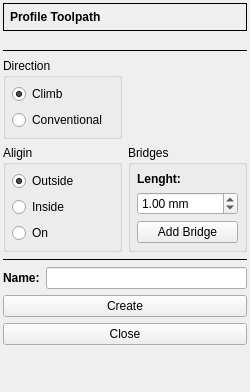
<?xml version="1.0" encoding="UTF-8"?>
<ui version="4.0">
 <class>ProfileForm</class>
 <widget class="QWidget" name="ProfileForm">
  <property name="geometry">
   <rect>
    <x>0</x>
    <y>0</y>
    <width>250</width>
    <height>392</height>
   </rect>
  </property>
  <property name="minimumSize">
   <size>
    <width>250</width>
    <height>0</height>
   </size>
  </property>
  <property name="windowTitle">
   <string>Form</string>
  </property>
  <layout class="QFormLayout" name="formLayout">
   <property name="labelAlignment">
    <set>Qt::AlignRight|Qt::AlignTrailing|Qt::AlignVCenter</set>
   </property>
   <property name="leftMargin">
    <number>3</number>
   </property>
   <property name="topMargin">
    <number>3</number>
   </property>
   <property name="rightMargin">
    <number>3</number>
   </property>
   <property name="bottomMargin">
    <number>3</number>
   </property>
   <item row="0" column="0" colspan="2">
    <widget class="QFrame" name="frame">
     <property name="sizePolicy">
      <sizepolicy hsizetype="Preferred" vsizetype="Fixed">
       <horstretch>0</horstretch>
       <verstretch>0</verstretch>
      </sizepolicy>
     </property>
     <property name="frameShape">
      <enum>QFrame::Box</enum>
     </property>
     <property name="frameShadow">
      <enum>QFrame::Plain</enum>
     </property>
     <layout class="QVBoxLayout" name="verticalLayout_2">
      <property name="leftMargin">
       <number>6</number>
      </property>
      <property name="topMargin">
       <number>6</number>
      </property>
      <property name="rightMargin">
       <number>6</number>
      </property>
      <property name="bottomMargin">
       <number>6</number>
      </property>
      <item>
       <widget class="QLabel" name="label">
        <property name="font">
         <font>
          <weight>75</weight>
          <bold>true</bold>
         </font>
        </property>
        <property name="text">
         <string>Profile Toolpath</string>
        </property>
       </widget>
      </item>
     </layout>
    </widget>
   </item>
   <item row="1" column="0" colspan="2">
    <widget class="DepthForm" name="dsbxDepth" native="true"/>
   </item>
   <item row="2" column="0" colspan="2">
    <widget class="ToolSelectorForm" name="toolHolder" native="true"/>
   </item>
   <item row="3" column="0" colspan="2">
    <widget class="Line" name="line">
     <property name="frameShadow">
      <enum>QFrame::Plain</enum>
     </property>
     <property name="orientation">
      <enum>Qt::Horizontal</enum>
     </property>
    </widget>
   </item>
   <item row="4" column="0" colspan="2">
    <layout class="QGridLayout" name="gridLayout">
     <item row="4" column="0">
      <widget class="QGroupBox" name="groupBox">
       <property name="title">
        <string>Aligin</string>
       </property>
       <layout class="QVBoxLayout" name="verticalLayout_3">
        <property name="leftMargin">
         <number>6</number>
        </property>
        <property name="topMargin">
         <number>6</number>
        </property>
        <property name="rightMargin">
         <number>6</number>
        </property>
        <property name="bottomMargin">
         <number>6</number>
        </property>
        <item>
         <widget class="QRadioButton" name="rbOutside">
          <property name="text">
           <string>Outside</string>
          </property>
          <property name="checked">
           <bool>true</bool>
          </property>
         </widget>
        </item>
        <item>
         <widget class="QRadioButton" name="rbInside">
          <property name="text">
           <string>Inside</string>
          </property>
         </widget>
        </item>
        <item>
         <widget class="QRadioButton" name="rbOn">
          <property name="text">
           <string>On</string>
          </property>
         </widget>
        </item>
       </layout>
      </widget>
     </item>
     <item row="1" column="0">
      <widget class="QGroupBox" name="groupBox_2">
       <property name="title">
        <string>Direction</string>
       </property>
       <layout class="QVBoxLayout" name="verticalLayout_4">
        <property name="leftMargin">
         <number>6</number>
        </property>
        <property name="topMargin">
         <number>6</number>
        </property>
        <property name="rightMargin">
         <number>6</number>
        </property>
        <property name="bottomMargin">
         <number>6</number>
        </property>
        <item>
         <widget class="QRadioButton" name="rbClimb">
          <property name="text">
           <string>Climb</string>
          </property>
          <property name="checked">
           <bool>true</bool>
          </property>
         </widget>
        </item>
        <item>
         <widget class="QRadioButton" name="rbConventional">
          <property name="text">
           <string>Conventional</string>
          </property>
         </widget>
        </item>
       </layout>
      </widget>
     </item>
     <item row="4" column="1">
      <widget class="QGroupBox" name="groupBox_3">
       <property name="title">
        <string>Bridges</string>
       </property>
       <layout class="QVBoxLayout" name="verticalLayout">
        <property name="leftMargin">
         <number>6</number>
        </property>
        <property name="topMargin">
         <number>6</number>
        </property>
        <property name="rightMargin">
         <number>6</number>
        </property>
        <property name="bottomMargin">
         <number>6</number>
        </property>
        <item>
         <widget class="QLabel" name="label_4">
          <property name="font">
           <font>
            <weight>75</weight>
            <bold>true</bold>
           </font>
          </property>
          <property name="text">
           <string>Lenght:</string>
          </property>
         </widget>
        </item>
        <item>
         <widget class="DoubleSpinBox" name="dsbxBridgeLenght">
          <property name="suffix">
           <string> mm</string>
          </property>
          <property name="decimals">
           <number>2</number>
          </property>
          <property name="minimum">
           <double>0.100000000000000</double>
          </property>
          <property name="maximum">
           <double>10.000000000000000</double>
          </property>
          <property name="singleStep">
           <double>0.100000000000000</double>
          </property>
          <property name="value">
           <double>1.000000000000000</double>
          </property>
         </widget>
        </item>
        <item>
         <widget class="QPushButton" name="pbAddBridge">
          <property name="text">
           <string>Add Bridge</string>
          </property>
         </widget>
        </item>
       </layout>
      </widget>
     </item>
     <item row="1" column="1">
      <widget class="QLabel" name="lblPixmap">
       <property name="minimumSize">
        <size>
         <width>75</width>
         <height>75</height>
        </size>
       </property>
       <property name="text">
        <string/>
       </property>
       <property name="pixmap">
        <pixmap>:/toolpath/outside_climb.png</pixmap>
       </property>
       <property name="alignment">
        <set>Qt::AlignCenter</set>
       </property>
      </widget>
     </item>
    </layout>
   </item>
   <item row="5" column="0" colspan="2">
    <widget class="Line" name="line_2">
     <property name="frameShadow">
      <enum>QFrame::Plain</enum>
     </property>
     <property name="orientation">
      <enum>Qt::Horizontal</enum>
     </property>
    </widget>
   </item>
   <item row="6" column="0">
    <widget class="QLabel" name="label_6">
     <property name="font">
      <font>
       <weight>75</weight>
       <bold>true</bold>
      </font>
     </property>
     <property name="text">
      <string>Name:</string>
     </property>
    </widget>
   </item>
   <item row="6" column="1">
    <widget class="QLineEdit" name="leName"/>
   </item>
   <item row="7" column="0" colspan="2">
    <widget class="QPushButton" name="pbCreate">
     <property name="text">
      <string>Create</string>
     </property>
    </widget>
   </item>
   <item row="8" column="0" colspan="2">
    <widget class="QPushButton" name="pbClose">
     <property name="text">
      <string>Close</string>
     </property>
    </widget>
   </item>
  </layout>
 </widget>
 <customwidgets>
  <customwidget>
   <class>DoubleSpinBox</class>
   <extends>QDoubleSpinBox</extends>
   <header location="global">doublespinbox.h</header>
  </customwidget>
  <customwidget>
   <class>DepthForm</class>
   <extends>QWidget</extends>
   <header location="global">depthform.h</header>
   <container>1</container>
  </customwidget>
  <customwidget>
   <class>ToolSelectorForm</class>
   <extends>QWidget</extends>
   <header location="global">toolselectorform.h</header>
   <container>1</container>
  </customwidget>
 </customwidgets>
 <resources/>
 <connections/>
</ui>
